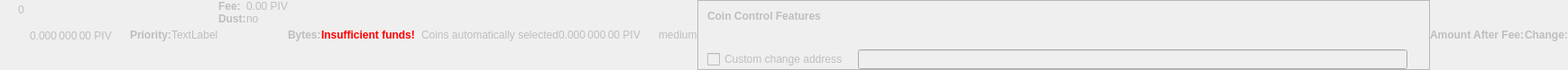
    <widget class="QWidget" name="dummyHideWidget" native="true">
     <property name="enabled">
      <bool>false</bool>
     </property>
     <property name="maximumSize">
      <size>
       <width>100</width>
       <height>22</height>
      </size>
     </property>
     <layout class="QHBoxLayout" name="dummyHideLayout">
      <property name="spacing">
       <number>0</number>
      </property>
      <property name="leftMargin">
       <number>0</number>
      </property>
      <property name="topMargin">
       <number>0</number>
      </property>
      <property name="rightMargin">
       <number>0</number>
      </property>
      <property name="bottomMargin">
       <number>0</number>
      </property>
      <item>
       <layout class="QFormLayout" name="formLayoutCoinControl1">
        <property name="horizontalSpacing">
         <number>10</number>
        </property>
        <property name="verticalSpacing">
         <number>14</number>
        </property>
        <property name="leftMargin">
         <number>10</number>
        </property>
        <property name="topMargin">
         <number>4</number>
        </property>
        <property name="rightMargin">
         <number>6</number>
        </property>
        <item row="0" column="1">
         <widget class="QLabel" name="labelCoinControlBytes">
          <property name="cursor">
           <cursorShape>IBeamCursor</cursorShape>
          </property>
          <property name="contextMenuPolicy">
           <enum>Qt::ActionsContextMenu</enum>
          </property>
          <property name="text">
           <string notr="true">0</string>
          </property>
          <property name="textInteractionFlags">
           <set>Qt::LinksAccessibleByMouse|Qt::TextSelectableByKeyboard|Qt::TextSelectableByMouse</set>
          </property>
         </widget>
        </item>
       </layout>
      </item>
      <item>
       <widget class="QLabel" name="labelCoinControlAfterFee">
        <property name="enabled">
         <bool>false</bool>
        </property>
        <property name="sizePolicy">
         <sizepolicy hsizetype="Fixed" vsizetype="Fixed">
          <horstretch>0</horstretch>
          <verstretch>0</verstretch>
         </sizepolicy>
        </property>
        <property name="minimumSize">
         <size>
          <width>111</width>
          <height>12</height>
         </size>
        </property>
        <property name="maximumSize">
         <size>
          <width>111</width>
          <height>12</height>
         </size>
        </property>
        <property name="cursor">
         <cursorShape>IBeamCursor</cursorShape>
        </property>
        <property name="contextMenuPolicy">
         <enum>Qt::ActionsContextMenu</enum>
        </property>
        <property name="text">
         <string notr="true">0.000 000 00 PIV</string>
        </property>
        <property name="textInteractionFlags">
         <set>Qt::LinksAccessibleByMouse|Qt::TextSelectableByKeyboard|Qt::TextSelectableByMouse</set>
        </property>
       </widget>
      </item>
      <item>
       <widget class="QLabel" name="labelCoinControlPriorityText">
        <property name="enabled">
         <bool>false</bool>
        </property>
        <property name="font">
         <font>
          <weight>75</weight>
          <bold>true</bold>
         </font>
        </property>
        <property name="text">
         <string>Priority:</string>
        </property>
       </widget>
      </item>
      <item>
       <layout class="QHBoxLayout" name="horizontalLayout">
        <item>
         <widget class="QLabel" name="WarningLabel">
          <property name="text">
           <string>TextLabel</string>
          </property>
         </widget>
        </item>
       </layout>
      </item>
      <item>
       <layout class="QFormLayout" name="formLayoutCoinControl3">
        <property name="horizontalSpacing">
         <number>0</number>
        </property>
        <property name="verticalSpacing">
         <number>0</number>
        </property>
        <property name="leftMargin">
         <number>0</number>
        </property>
        <property name="topMargin">
         <number>0</number>
        </property>
        <property name="rightMargin">
         <number>0</number>
        </property>
        <item row="0" column="0">
         <widget class="QLabel" name="labelCoinControlFeeText">
          <property name="enabled">
           <bool>false</bool>
          </property>
          <property name="font">
           <font>
            <weight>75</weight>
            <bold>true</bold>
           </font>
          </property>
          <property name="text">
           <string>Fee:</string>
          </property>
          <property name="margin">
           <number>0</number>
          </property>
         </widget>
        </item>
        <item row="0" column="1">
         <widget class="QLabel" name="labelCoinControlFee">
          <property name="enabled">
           <bool>false</bool>
          </property>
          <property name="cursor">
           <cursorShape>IBeamCursor</cursorShape>
          </property>
          <property name="contextMenuPolicy">
           <enum>Qt::ActionsContextMenu</enum>
          </property>
          <property name="text">
           <string notr="true">0.00 PIV</string>
          </property>
          <property name="textInteractionFlags">
           <set>Qt::LinksAccessibleByMouse|Qt::TextSelectableByKeyboard|Qt::TextSelectableByMouse</set>
          </property>
         </widget>
        </item>
        <item row="1" column="0">
         <widget class="QLabel" name="labelCoinControlLowOutputText">
          <property name="enabled">
           <bool>false</bool>
          </property>
          <property name="font">
           <font>
            <weight>75</weight>
            <bold>true</bold>
           </font>
          </property>
          <property name="text">
           <string>Dust:</string>
          </property>
         </widget>
        </item>
        <item row="1" column="1">
         <widget class="QLabel" name="labelCoinControlLowOutput">
          <property name="enabled">
           <bool>false</bool>
          </property>
          <property name="cursor">
           <cursorShape>IBeamCursor</cursorShape>
          </property>
          <property name="contextMenuPolicy">
           <enum>Qt::ActionsContextMenu</enum>
          </property>
          <property name="text">
           <string>no</string>
          </property>
          <property name="textInteractionFlags">
           <set>Qt::LinksAccessibleByMouse|Qt::TextSelectableByKeyboard|Qt::TextSelectableByMouse</set>
          </property>
         </widget>
        </item>
       </layout>
      </item>
      <item>
       <widget class="QLabel" name="labelCoinControlBytesText">
        <property name="enabled">
         <bool>false</bool>
        </property>
        <property name="font">
         <font>
          <weight>75</weight>
          <bold>true</bold>
         </font>
        </property>
        <property name="text">
         <string>Bytes:</string>
        </property>
       </widget>
      </item>
      <item>
       <layout class="QFormLayout" name="formLayoutCoinControl2">
        <property name="horizontalSpacing">
         <number>0</number>
        </property>
        <property name="verticalSpacing">
         <number>0</number>
        </property>
        <property name="leftMargin">
         <number>0</number>
        </property>
        <property name="topMargin">
         <number>0</number>
        </property>
        <property name="rightMargin">
         <number>0</number>
        </property>
       </layout>
      </item>
      <item>
       <layout class="QHBoxLayout" name="horizontalLayoutCoinControl2">
        <property name="spacing">
         <number>0</number>
        </property>
        <property name="bottomMargin">
         <number>0</number>
        </property>
       </layout>
      </item>
      <item>
       <widget class="QLabel" name="labelCoinControlInsuffFunds">
        <property name="enabled">
         <bool>false</bool>
        </property>
        <property name="minimumSize">
         <size>
          <width>0</width>
          <height>0</height>
         </size>
        </property>
        <property name="font">
         <font>
          <weight>75</weight>
          <bold>true</bold>
         </font>
        </property>
        <property name="styleSheet">
         <string notr="true">color:red;font-weight:bold;</string>
        </property>
        <property name="text">
         <string>Insufficient funds!</string>
        </property>
        <property name="margin">
         <number>5</number>
        </property>
       </widget>
      </item>
      <item>
       <layout class="QFormLayout" name="formLayoutCoinControl4">
        <property name="horizontalSpacing">
         <number>0</number>
        </property>
        <property name="verticalSpacing">
         <number>0</number>
        </property>
        <property name="leftMargin">
         <number>0</number>
        </property>
        <property name="topMargin">
         <number>0</number>
        </property>
        <property name="rightMargin">
         <number>0</number>
        </property>
       </layout>
      </item>
      <item>
       <widget class="QLabel" name="labelCoinControlChangeLabel">
        <property name="enabled">
         <bool>false</bool>
        </property>
        <property name="sizePolicy">
         <sizepolicy hsizetype="Preferred" vsizetype="Expanding">
          <horstretch>0</horstretch>
          <verstretch>0</verstretch>
         </sizepolicy>
        </property>
        <property name="minimumSize">
         <size>
          <width>0</width>
          <height>0</height>
         </size>
        </property>
        <property name="text">
         <string/>
        </property>
        <property name="margin">
         <number>3</number>
        </property>
       </widget>
      </item>
      <item>
       <widget class="QLabel" name="labelCoinControlAutomaticallySelected">
        <property name="enabled">
         <bool>false</bool>
        </property>
        <property name="sizePolicy">
         <sizepolicy hsizetype="Fixed" vsizetype="Fixed">
          <horstretch>0</horstretch>
          <verstretch>0</verstretch>
         </sizepolicy>
        </property>
        <property name="minimumSize">
         <size>
          <width>0</width>
          <height>0</height>
         </size>
        </property>
        <property name="maximumSize">
         <size>
          <width>240</width>
          <height>16777215</height>
         </size>
        </property>
        <property name="text">
         <string>Coins automatically selected</string>
        </property>
        <property name="margin">
         <number>5</number>
        </property>
       </widget>
      </item>
      <item>
       <widget class="QLabel" name="labelCoinControlChange">
        <property name="enabled">
         <bool>false</bool>
        </property>
        <property name="sizePolicy">
         <sizepolicy hsizetype="Fixed" vsizetype="Fixed">
          <horstretch>0</horstretch>
          <verstretch>0</verstretch>
         </sizepolicy>
        </property>
        <property name="minimumSize">
         <size>
          <width>111</width>
          <height>0</height>
         </size>
        </property>
        <property name="maximumSize">
         <size>
          <width>111</width>
          <height>16777215</height>
         </size>
        </property>
        <property name="cursor">
         <cursorShape>IBeamCursor</cursorShape>
        </property>
        <property name="contextMenuPolicy">
         <enum>Qt::ActionsContextMenu</enum>
        </property>
        <property name="text">
         <string notr="true">0.000 000 00 PIV</string>
        </property>
        <property name="textInteractionFlags">
         <set>Qt::LinksAccessibleByMouse|Qt::TextSelectableByKeyboard|Qt::TextSelectableByMouse</set>
        </property>
       </widget>
      </item>
      <item>
       <widget class="QLabel" name="labelCoinControlPriority">
        <property name="enabled">
         <bool>false</bool>
        </property>
        <property name="cursor">
         <cursorShape>IBeamCursor</cursorShape>
        </property>
        <property name="contextMenuPolicy">
         <enum>Qt::ActionsContextMenu</enum>
        </property>
        <property name="text">
         <string>medium</string>
        </property>
        <property name="textInteractionFlags">
         <set>Qt::LinksAccessibleByMouse|Qt::TextSelectableByKeyboard|Qt::TextSelectableByMouse</set>
        </property>
       </widget>
      </item>
      <item>
       <widget class="QFrame" name="frameCoinControl">
        <property name="sizePolicy">
         <sizepolicy hsizetype="Expanding" vsizetype="Expanding">
          <horstretch>0</horstretch>
          <verstretch>0</verstretch>
         </sizepolicy>
        </property>
        <property name="maximumSize">
         <size>
          <width>16777215</width>
          <height>16777215</height>
         </size>
        </property>
        <property name="frameShape">
         <enum>QFrame::StyledPanel</enum>
        </property>
        <property name="frameShadow">
         <enum>QFrame::Sunken</enum>
        </property>
        <layout class="QVBoxLayout" name="verticalLayoutCoinControl2_2">
         <property name="spacing">
          <number>0</number>
         </property>
         <property name="leftMargin">
          <number>0</number>
         </property>
         <property name="topMargin">
          <number>0</number>
         </property>
         <property name="rightMargin">
          <number>0</number>
         </property>
         <property name="bottomMargin">
          <number>0</number>
         </property>
         <item>
          <layout class="QVBoxLayout" name="verticalLayoutCoinControl" stretch="0,0,0,1">
           <property name="spacing">
            <number>0</number>
           </property>
           <property name="leftMargin">
            <number>10</number>
           </property>
           <property name="topMargin">
            <number>10</number>
           </property>
           <item>
            <layout class="QHBoxLayout" name="horizontalLayoutCoinControl1">
             <property name="bottomMargin">
              <number>15</number>
             </property>
             <item>
              <widget class="QLabel" name="labelCoinControlFeatures">
               <property name="enabled">
                <bool>false</bool>
               </property>
               <property name="sizePolicy">
                <sizepolicy hsizetype="Preferred" vsizetype="Maximum">
                 <horstretch>0</horstretch>
                 <verstretch>0</verstretch>
                </sizepolicy>
               </property>
               <property name="font">
                <font>
                 <weight>75</weight>
                 <bold>true</bold>
                </font>
               </property>
               <property name="styleSheet">
                <string notr="true">font-weight:bold;</string>
               </property>
               <property name="text">
                <string>Coin Control Features</string>
               </property>
              </widget>
             </item>
            </layout>
           </item>
           <item>
            <widget class="QWidget" name="widgetCoinControl" native="true">
             <property name="sizePolicy">
              <sizepolicy hsizetype="Preferred" vsizetype="Preferred">
               <horstretch>0</horstretch>
               <verstretch>0</verstretch>
              </sizepolicy>
             </property>
             <property name="minimumSize">
              <size>
               <width>0</width>
               <height>0</height>
              </size>
             </property>
             <property name="styleSheet">
              <string notr="true"/>
             </property>
             <layout class="QHBoxLayout" name="horizontalLayoutCoinControl5_2">
              <property name="leftMargin">
               <number>0</number>
              </property>
              <property name="topMargin">
               <number>0</number>
              </property>
              <property name="rightMargin">
               <number>0</number>
              </property>
              <property name="bottomMargin">
               <number>0</number>
              </property>
              <item>
               <layout class="QHBoxLayout" name="horizontalLayoutCoinControl3">
                <property name="spacing">
                 <number>20</number>
                </property>
                <property name="topMargin">
                 <number>0</number>
                </property>
                <property name="bottomMargin">
                 <number>10</number>
                </property>
               </layout>
              </item>
             </layout>
            </widget>
           </item>
           <item>
            <layout class="QHBoxLayout" name="horizontalLayoutCoinControl4" stretch="0,0,0">
             <property name="spacing">
              <number>12</number>
             </property>
             <property name="sizeConstraint">
              <enum>QLayout::SetDefaultConstraint</enum>
             </property>
             <property name="topMargin">
              <number>5</number>
             </property>
             <property name="rightMargin">
              <number>5</number>
             </property>
             <item>
              <widget class="QCheckBox" name="checkBoxCoinControlChange">
               <property name="enabled">
                <bool>false</bool>
               </property>
               <property name="toolTip">
                <string>If this is activated, but the change address is empty or invalid, change will be sent to a newly generated address.</string>
               </property>
               <property name="text">
                <string>Custom change address</string>
               </property>
              </widget>
             </item>
             <item>
              <widget class="QValidatedLineEdit" name="lineEditCoinControlChange">
               <property name="enabled">
                <bool>false</bool>
               </property>
               <property name="sizePolicy">
                <sizepolicy hsizetype="Expanding" vsizetype="Fixed">
                 <horstretch>0</horstretch>
                 <verstretch>0</verstretch>
                </sizepolicy>
               </property>
              </widget>
             </item>
             <item>
              <widget class="QLabel" name="labelCoinControlChangeLabel_2">
               <property name="sizePolicy">
                <sizepolicy hsizetype="Preferred" vsizetype="Expanding">
                 <horstretch>0</horstretch>
                 <verstretch>0</verstretch>
                </sizepolicy>
               </property>
               <property name="minimumSize">
                <size>
                 <width>0</width>
                 <height>0</height>
                </size>
               </property>
               <property name="text">
                <string/>
               </property>
               <property name="margin">
                <number>3</number>
               </property>
              </widget>
             </item>
            </layout>
           </item>
           <item>
            <spacer name="verticalSpacerCoinControl">
             <property name="orientation">
              <enum>Qt::Vertical</enum>
             </property>
             <property name="sizeHint" stdset="0">
              <size>
               <width>800</width>
               <height>1</height>
              </size>
             </property>
            </spacer>
           </item>
          </layout>
         </item>
        </layout>
       </widget>
      </item>
      <item>
       <widget class="QLabel" name="labelCoinControlAfterFeeText">
        <property name="enabled">
         <bool>false</bool>
        </property>
        <property name="minimumSize">
         <size>
          <width>0</width>
          <height>0</height>
         </size>
        </property>
        <property name="maximumSize">
         <size>
          <width>16777215</width>
          <height>16777215</height>
         </size>
        </property>
        <property name="font">
         <font>
          <weight>75</weight>
          <bold>true</bold>
         </font>
        </property>
        <property name="text">
         <string>Amount After Fee:</string>
        </property>
        <property name="alignment">
         <set>Qt::AlignLeading|Qt::AlignLeft|Qt::AlignVCenter</set>
        </property>
        <property name="margin">
         <number>0</number>
        </property>
       </widget>
      </item>
      <item>
       <widget class="QLabel" name="labelCoinControlChangeText">
        <property name="enabled">
         <bool>false</bool>
        </property>
        <property name="sizePolicy">
         <sizepolicy hsizetype="Preferred" vsizetype="Preferred">
          <horstretch>0</horstretch>
          <verstretch>0</verstretch>
         </sizepolicy>
        </property>
        <property name="minimumSize">
         <size>
          <width>0</width>
          <height>0</height>
         </size>
        </property>
        <property name="maximumSize">
         <size>
          <width>16777215</width>
          <height>16777215</height>
         </size>
        </property>
        <property name="font">
         <font>
          <weight>75</weight>
          <bold>true</bold>
         </font>
        </property>
        <property name="text">
         <string>Change:</string>
        </property>
        <property name="alignment">
         <set>Qt::AlignLeading|Qt::AlignLeft|Qt::AlignVCenter</set>
        </property>
       </widget>
      </item>
     </layout>
    </widget>
